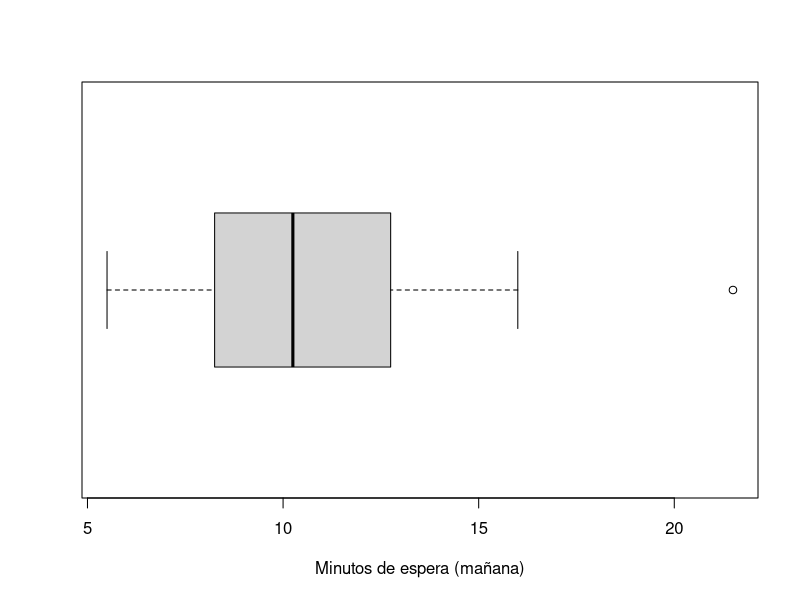

This chart was generated by the following R code:
# Programa 1: el resumen de las mañanas
# Del artículo «Estadística descriptiva — práctica en R con las esperas de la guagua por franjas: summary, tablas con cut y boxplots por grupos (y el cut() que se comió la espera más corta)»
# https://sergiolearns.com/estadistica-descriptiva-practica/

manana <- c(8.5, 12.0, 6.5, 14.5, 9.0, 21.5, 7.5, 11.0, 10.5, 13.0,
            5.5, 9.5, 16.0, 8.0, 12.5, 6.5, 10.0, 15.5, 9.0, 11.5)
n <- length(manana)

# Centro y dispersión en un vector con nombres: la salida dice qué es cada número
resumen <- c(n = n, media = mean(manana), mediana = median(manana),
             s2 = var(manana), s = sd(manana), RI = IQR(manana))
round(resumen, 2)

quantile(manana)        # los cuartiles con la regla de R (tipo 7)
fivenum(manana)         # las «bisagras» que usa boxplot()

# Vallas de 1.5 RI; unname() quita el nombre "25%" que arrastra quantile
q1 <- quantile(manana, 0.25); q3 <- quantile(manana, 0.75)
vallas <- unname(c(q1 - 1.5 * IQR(manana), q3 + 1.5 * IQR(manana)))
vallas
manana[manana < vallas[1] | manana > vallas[2]]   # posibles atípicos
which(manana > vallas[2])                          # en qué posición están

# ¿Cuánto pesa el atípico? El mismo resumen sin el dato 6
round(c(media_sin = mean(manana[-6]), mediana_sin = median(manana[-6]),
        s_sin = sd(manana[-6])), 2)
stem(manana)
boxplot(manana, horizontal = TRUE, xlab = "Minutos de espera (mañana)")
